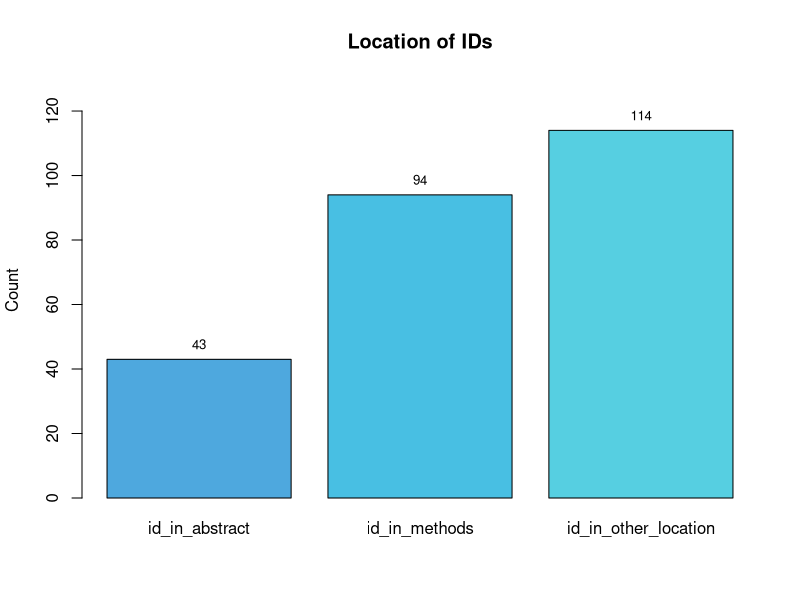
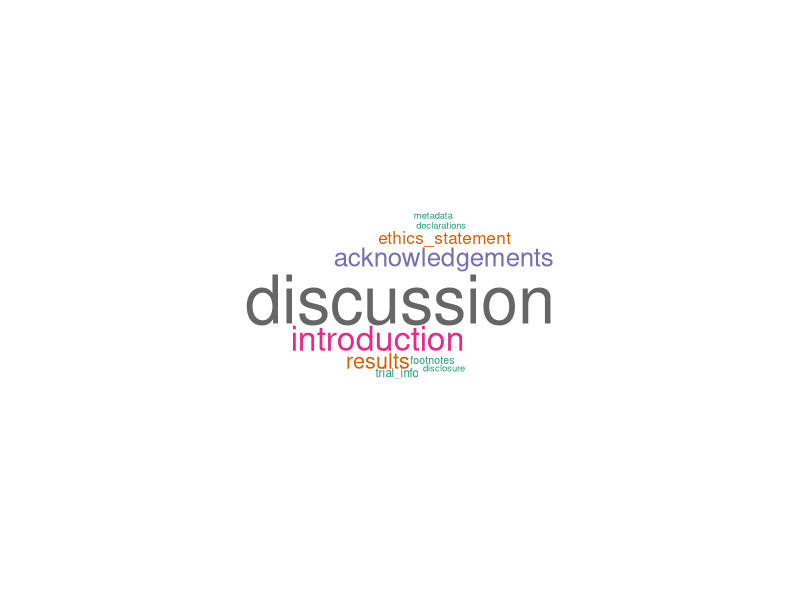
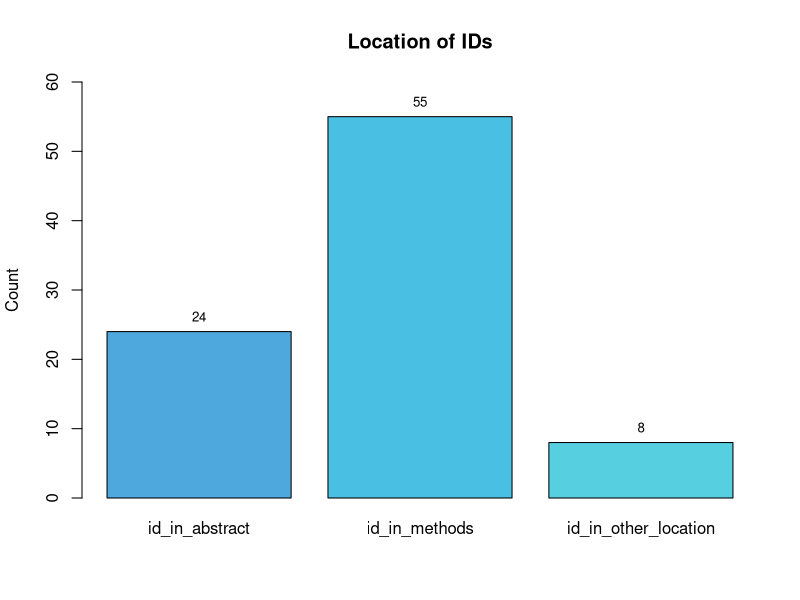
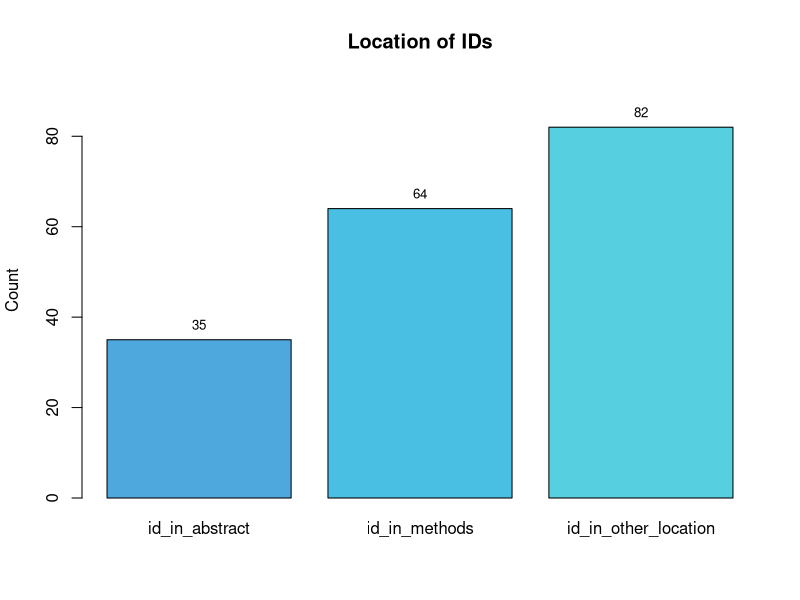
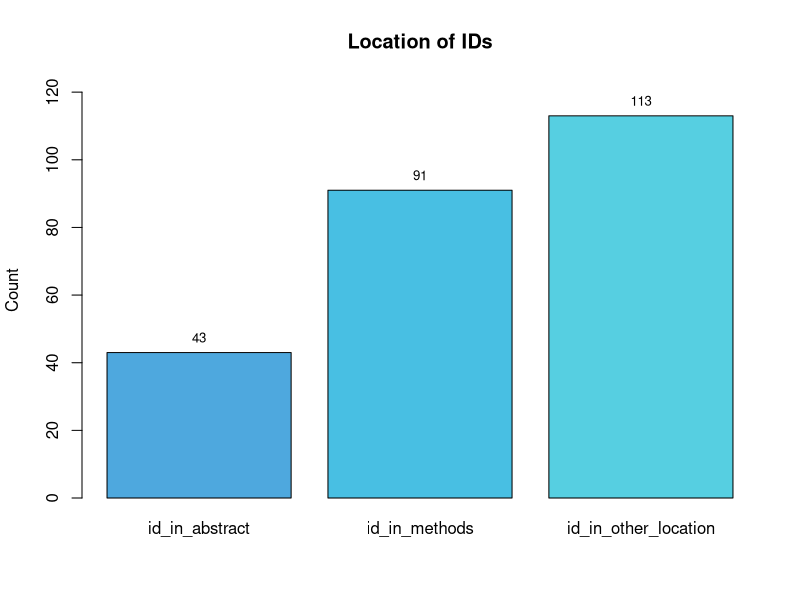
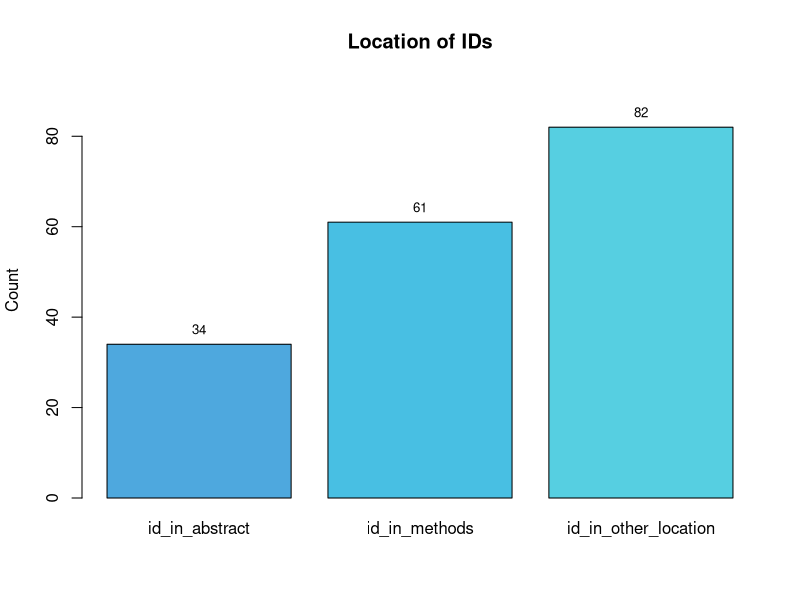
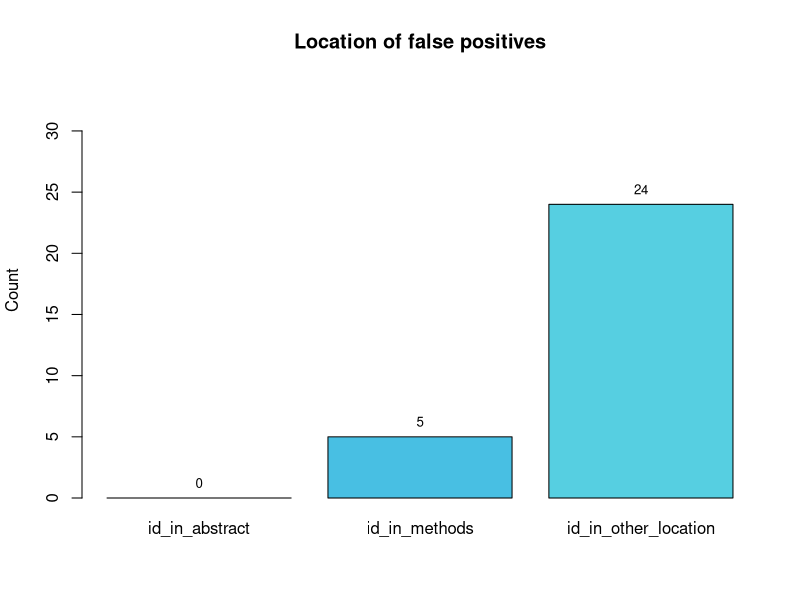

Source code (R) for these figures, in order:
## ---- chunk 1

library(tidyverse)
library(here)
library(wordcloud)
library(RColorBrewer)
library(knitr)
## ---- chunk 2

#load dataset
data <- read_csv(here("data/processed", "regset.csv"))

#general overview
data %>%
  count(id_type_group) %>%
  arrange(desc(n)) %>%
  kable()
## ---- chunk 3

data %>%
  filter(id_type_group == "trn") %>%
  count(id_type) %>%
  arrange(desc(n)) %>%
  kable()
## ---- chunk 4

data %>%
  filter(id_type_group == "protocol") %>%
  count(id_type_group) %>%
  arrange(desc(n)) %>%
  kable()
## ---- chunk 5

data %>%
  filter(id_type_group == "false_positive") %>%
  count(id_type) %>%
  arrange(desc(n)) %>%
  kable()
## ---- chunk 6

# Select only the three columns of interest
location <- data[, c("id_in_abstract", "id_in_methods", "id_in_other_location")]

# Count TRUE values for each selected variable
count_true <- colSums(location)

#select custom colors
custom_palette <- colorRampPalette(c("#4EA8DE", "#48BFE3", "#56CFE1"))

#create barplot
barplot(count_true, names.arg = colnames(location), 
        col = custom_palette(length(count_true)),
        main = "Location of IDs",
        ylab = "Count", ylim = c(0, max(count_true) + 15))

# Calculate the midpoints of the bars
bar_midpoints <- barplot(count_true, plot = FALSE)

# Add total count labels on each column (centered)
text(bar_midpoints, count_true, labels = count_true, pos = 3, col = "black", cex = 0.8)
## ---- chunk 7

# separating locations where there are more than 1 options
locations <- unlist(strsplit(as.character(data$other_location), ", "))

# Create a data frame with the table of frequencies
other_location <- as.data.frame(table(locations))

wordcloud(words = other_location$locations, 
          freq = other_location$Freq,
          min.freq = 0,
          max.words = 200,
          random.order = FALSE,
          rot.per = 0,
          colors = brewer.pal(8, "Dark2"))
## ---- chunk 8
#Calculating number of papers that were research articles
#Group data by PMCID
data %>%
  group_by(PMCID) %>%
  summarise(paper_is_research_article = any(paper_is_research_article)) %>%
  count(paper_is_research_article) %>%
  arrange(desc(paper_is_research_article)) %>%
  kable()
## ---- chunk 9
#Calculating number of IDs coming from papers that were research articles.
data %>%
  count(paper_is_research_article) %>%
  arrange(desc(paper_is_research_article)) %>%
  kable()
## ---- chunk 10

data %>%
  count(tools_agree) %>%
  arrange(desc(tools_agree)) %>%
  kable()
## ---- chunk 11

data %>%
  count(tools_agree, id_type_group) %>%
  arrange(desc(tools_agree)) %>%
  kable()
## ---- chunk 12
#subset of sciscore_hit = TRUE
sciscore <- subset(data, data$sciscore_hit %in% c("TRUE"))

sciscore %>%
  count(id_type_group, id_type) %>%
  kable()
## ---- chunk 13

# Select only the three columns of interest
location_analysis1 <- sciscore[, c("id_in_abstract", "id_in_methods", 
                                 "id_in_other_location")]

# Count TRUE values for each selected variable
count_true <- colSums(location_analysis1)

#create barplot
barplot(count_true, names.arg = colnames(location_analysis1), 
        col = custom_palette(length(count_true)), 
        main = "Location of IDs", ylab = "Count",
        ylim = c(0, max(count_true) + 5))

#calculate midpoints of bars
bar_midpoints <- barplot(count_true, plot = FALSE)

#add total count
text(bar_midpoints, count_true, labels = count_true, pos = 3, col = "black", cex = 0.8)
## ---- chunk 14

sciscore2 <- data %>% filter(sciscore_hit)
sciscore2 %>% count(id_in_abstract, id_in_methods, id_in_other_location)
## ---- chunk 15

#dataset with only methods section = TRUE
methods_ids <- subset(data, data$id_in_methods %in% c("TRUE"))

#table ctgov in methods
methods_ids %>% 
  count(id_type) %>%
  arrange(desc(n)) %>%
  kable()

#table sciscore - ctgov in methods
methods_ids %>% 
  count(id_type, sciscore_hit) %>%
  arrange(desc(n)) %>%
  kable()

## ---- chunk 16
#subset of trnscreener_hit = TRUE
trnscreener_hit <- subset(data, data$trnscreener_hit %in% c("TRUE"))

trnscreener_hit %>%
  count(id_type_group, id_type) %>%
  kable()
## ---- chunk 17

# Select only the three columns of interest
location_analysis2 <- trnscreener_hit[, c("id_in_abstract", "id_in_methods", 
                                 "id_in_other_location")]

# Count TRUE values for each selected variable
count_true <- colSums(location_analysis2)

#create barplot
barplot(count_true, names.arg = colnames(location_analysis2), 
        col = custom_palette(length(count_true)), 
        main = "Location of IDs", ylab = "Count",
        ylim = c(0, max(count_true) + 10))

#calculate midpoints of bars
bar_midpoints <- barplot(count_true, plot = FALSE)

#add total count
text(bar_midpoints, count_true, labels = count_true, pos = 3, col = "black", cex = 0.8)
## ---- chunk 18
#subset of ctregistries_hit = TRUE
ctregistries <- subset(data, data$ctregistries_hit %in% c("TRUE"))

ctregistries %>%
  count(id_type_group) %>%
  arrange(desc(n)) %>%
  kable()

ctregistries %>%
  filter(id_type_group == "trn") %>%
  count(id_type) %>%
  arrange(desc(n)) %>%
  kable()
## ---- chunk 19

ctregistries %>%
  filter(id_type_group == "false_positive") %>%
  count(id_type) %>%
  arrange(desc(n)) %>%
  kable()
## ---- chunk 20

ctregistries %>%
  filter(id_type_group == "trn") %>%
  count(id_type) %>%
  arrange(desc(n)) %>%
  kable()
## ---- chunk 21

# Select only the three columns of interest
location_analysis3 <- ctregistries[, c("id_in_abstract", "id_in_methods", 
                                 "id_in_other_location")]

# Count TRUE values for each selected variable
count_true <- colSums(location_analysis3)

#create barplot
barplot(count_true, names.arg = colnames(location_analysis3), 
        col = custom_palette(length(count_true)), 
        main = "Location of IDs", ylab = "Count",
        ylim = c(0, max(count_true) + 10))

#calculate midpoints of bars
bar_midpoints <- barplot(count_true, plot = FALSE)

#add total count
text(bar_midpoints, count_true, labels = count_true, pos = 3, col = "black", cex = 0.8)
## ---- chunk 22
#subset of nct_hit = TRUE
nct <- subset(data, data$nct_hit %in% c("TRUE"))

nct %>%
  count(id_type_group, id_type) %>%
  arrange(desc(n)) %>%
  kable()
## ---- chunk 23

# Select only the three columns of interest
location_analysis4 <- nct[, c("id_in_abstract", "id_in_methods", 
                                 "id_in_other_location")]

# Count TRUE values for each selected variable
count_true <- colSums(location_analysis4)

#create barplot
barplot(count_true, names.arg = colnames(location_analysis4), 
        col = custom_palette(length(count_true)), 
        main = "Location of IDs", ylab = "Count",
        ylim = c(0, max(count_true) + 10))

#calculate midpoints of bars
bar_midpoints <- barplot(count_true, plot = FALSE)

#add total count
text(bar_midpoints, count_true, labels = count_true, pos = 3, col = "black", cex = 0.8)
## ---- chunk 24

data %>%
  filter(id_type_group == "trn") %>% 
  count(ctregistries_hit, sciscore_hit, trnscreener_hit, nct_hit) %>%
  kable()

## ---- chunk 25

false_positive <- data %>%
  filter(id_type_group == "false_positive")

# Select only the three columns of interest
location_analysis5 <- false_positive[, c("id_in_abstract", "id_in_methods", 
                                 "id_in_other_location")]

# Count TRUE values for each selected variable
count_true <- colSums(location_analysis5)

#create barplot
barplot(count_true, names.arg = colnames(location_analysis5), 
        col = custom_palette(length(count_true)), 
        main = "Location of false positives", ylab = "Count",
        ylim = c(0, max(count_true) + 10))

#calculate midpoints of bars
bar_midpoints <- barplot(count_true, plot = FALSE)

#add total count
text(bar_midpoints, count_true, labels = count_true, pos = 3, col = "black", cex = 0.8)

## ---- chunk 26

false_positive %>%
  filter(!is.na(other_location)) %>%
  group_by(id_type) %>%
  count(other_location) %>%
  arrange(desc(n)) %>%
  kable()
